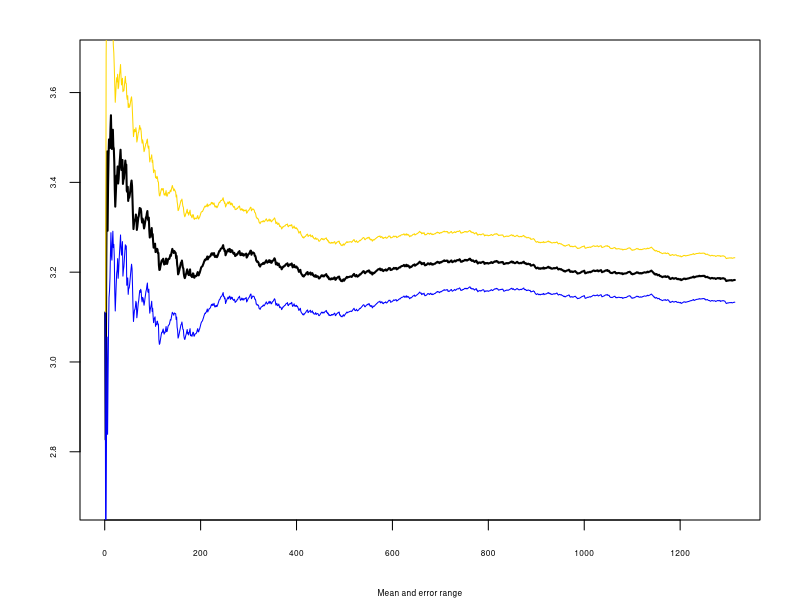

The R script that drew this image:
## ---- chunk 1
n <- 1314

h = function(x){4*(1-x^2)^(0.5)}; integrate(h,0,1);

x = h(runif(n));
estint=cumsum(x)/(1:n);
esterr=sqrt(cumsum((x-estint)^2))/(1:n); #standard error of Monte Carlo integral
par(mar=c(4,4,2,2))
plot(estint, xlab="Mean and error range",type="l",lwd=2,cex.lab=0.5,cex.axis=0.5,
     ylim=mean(x)+20*c(-esterr[n],esterr[n]),ylab="",cex.main=0.5)
lines(estint+2*esterr,col="gold", lwd=1)
lines(estint-2*esterr,col="blue") 
